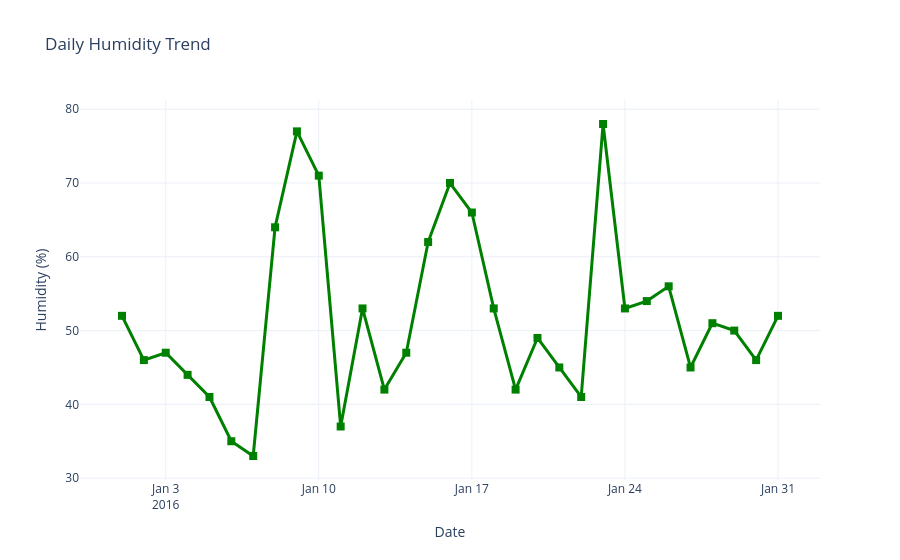

Here is the notebook cell this chart was saved with:
### Code cell
# Import Plotly Express
import plotly.express as px

# Create an interactive line chart to display daily humidity levels
fig = px.line(
    nyc_weather,
    x=nyc_weather.index,
    y='Humidity',
    title='Daily Humidity Trend',
    markers=True)

# Customize the line and marker styles
fig.update_traces(
    line=dict(
        color='green',
        width=3),
    marker=dict(
        color='green',
        size=8,
        symbol='square'))

# Improve the chart layout
fig.update_layout(
    xaxis_title='Date',
    yaxis_title='Humidity (%)',
    template='plotly_white',
    hovermode='x unified')

# Save and Display the interactive chart
plt.savefig('Daily Humidity Trend.png', bbox_inches='tight', pad_inches=0.2, dpi=300)
fig.show()

### Figure 1 — Plotly figure (JSON) as saved in the notebook; plotly's stock layout.template omitted (floating-point values rounded to 4 significant figures)
{"data": [{"hovertemplate": "EST=%{x}<br>Humidity=%{y}<extra></extra>", "legendgroup": "", "line": {"color": "green", "dash": "solid", "width": 3}, "marker": {"color": "green", "size": 8, "symbol": "square"}, "mode": "lines+markers", "name": "", "orientation": "v", "showlegend": false, "type": "scatter", "x": ["2016-01-01T00:00:00", "2016-01-02T00:00:00", "2016-01-03T00:00:00", "2016-01-04T00:00:00", "2016-01-05T00:00:00", "2016-01-06T00:00:00", "2016-01-07T00:00:00", "2016-01-08T00:00:00", "2016-01-09T00:00:00", "2016-01-10T00:00:00", "2016-01-11T00:00:00", "2016-01-12T00:00:00", "2016-01-13T00:00:00", "2016-01-14T00:00:00", "2016-01-15T00:00:00", "2016-01-16T00:00:00", "2016-01-17T00:00:00", "2016-01-18T00:00:00", "2016-01-19T00:00:00", "2016-01-20T00:00:00", "2016-01-21T00:00:00", "2016-01-22T00:00:00", "2016-01-23T00:00:00", "2016-01-24T00:00:00", "2016-01-25T00:00:00", "2016-01-26T00:00:00", "2016-01-27T00:00:00", "2016-01-28T00:00:00", "2016-01-29T00:00:00", "2016-01-30T00:00:00", "2016-01-31T00:00:00"], "xaxis": "x", "y": [52, 46, 47, 44, 41, 35, 33, 64, 77, 71, 37, 53, 42, 47, 62, 70, 66, 53, 42, 49, 45, 41, 78, 53, 54, 56, 45, 51, 50, 46, 52], "yaxis": "y"}], "layout": {"hovermode": "x unified", "legend": {"tracegroupgap": 0}, "title": {"text": "Daily Humidity Trend"}, "xaxis": {"anchor": "y", "domain": [0, 1], "title": {"text": "Date"}}, "yaxis": {"anchor": "x", "domain": [0, 1], "title": {"text": "Humidity (%)"}}}}
